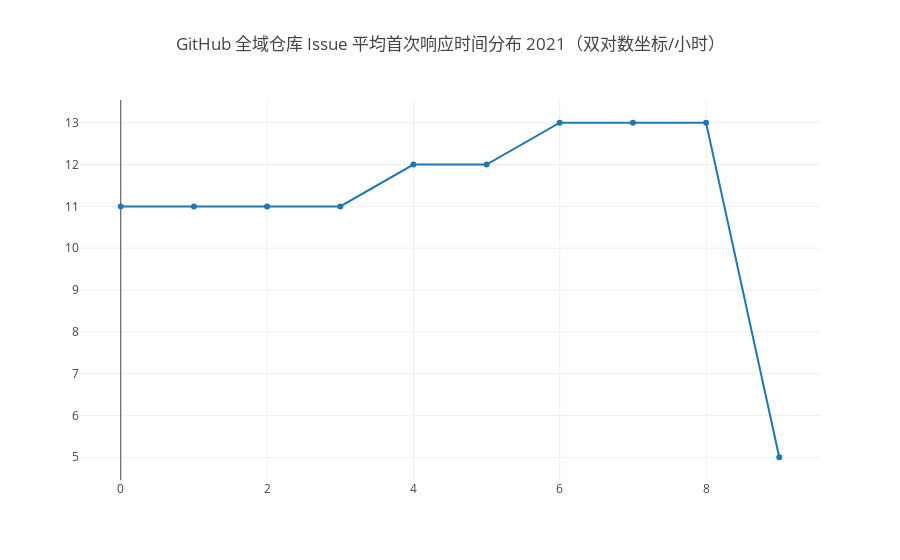

The code cell stored with this chart in its notebook:
### Markdown cell above
### Issue 平均首次响应时间

### Code cell
openDigger.driver.clickhouse.query(`
SELECT floor(log(COUNT(repo_id))) AS repo_count_log, floor(log(issue_first_response_hour_avg)) AS issue_first_response_hour_avg_log FROM
    (SELECT repo_id, ceil(avg(issue_first_response_hour)) AS issue_first_response_hour_avg FROM
        (SELECT repo_id, issue_id, ceil(dateDiff('hour', any(issue_created_at), min(created_at))) AS issue_first_response_hour
        FROM gh_events
        WHERE toYear(created_at)=${year} AND type='IssueCommentEvent' AND action='created' AND toYear(issue_created_at)=${year}
        GROUP BY repo_id, issue_id
        HAVING issue_first_response_hour > 0)
    GROUP BY repo_id)
GROUP BY issue_first_response_hour_avg_log
ORDER BY issue_first_response_hour_avg_log
`, { format: 'JSONEachRow' }).then(data => {
    openDigger.render.plotly([{
        x: data.map(d => d.issue_first_response_hour_avg_log),
        y: data.map(d => d.repo_count_log),
        name: 'log(仓库数量)'
    }], {title: `GitHub 全域仓库 Issue 平均首次响应时间分布 ${year}（双对数坐标/小时）` })
});

### Figure 1 — Plotly figure (JSON) as saved in the notebook; plotly's stock layout.template omitted (floating-point values rounded to 4 significant figures)
{"data": [{"name": "log(仓库数量)", "x": [0, 1, 2, 3, 4, 5, 6, 7, 8, 9], "y": [11, 11, 11, 11, 12, 12, 13, 13, 13, 5]}], "layout": {"autosize": true, "title": {"text": "GitHub 全域仓库 Issue 平均首次响应时间分布 2021（双对数坐标/小时）"}, "xaxis": {"autorange": true, "range": [-0.5379, 9.538], "type": "linear"}, "yaxis": {"autorange": true, "range": [4.34, 13.66], "type": "linear"}}}
